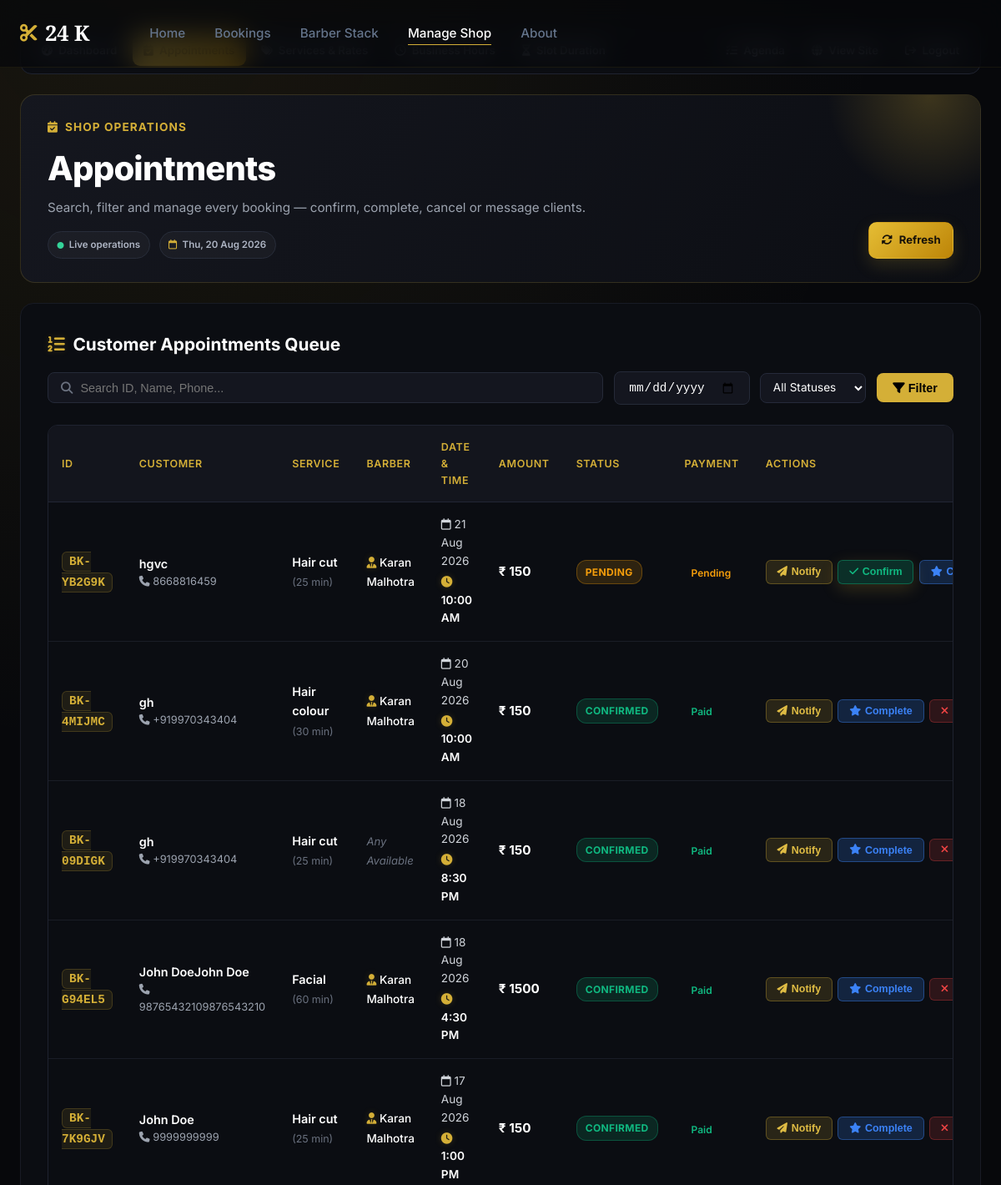
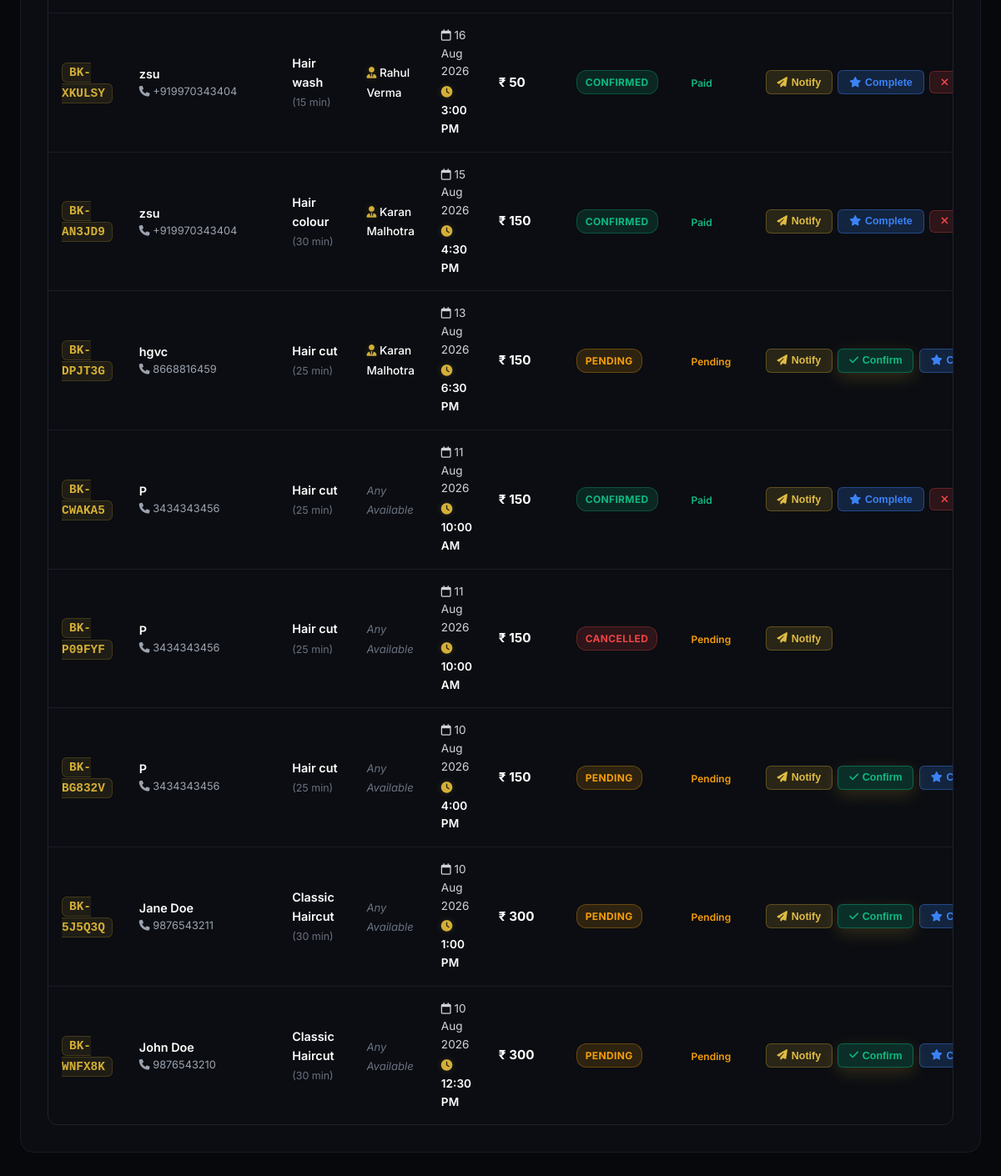
The app's page /dashboard/appointments/ (signed in) with its own data (2 pictures, top to bottom).
### booking/models.py (models this page shows, shortened)
class Booking(models.Model):
    STATUS_PENDING = 'PENDING'
    STATUS_CONFIRMED = 'CONFIRMED'
    STATUS_COMPLETED = 'COMPLETED'
    STATUS_CANCELLED = 'CANCELLED'
    STATUS_CHOICES = [
        (STATUS_PENDING, 'Pending'),
        (STATUS_CONFIRMED, 'Confirmed'),
        (STATUS_COMPLETED, 'Completed'),
        (STATUS_CANCELLED, 'Cancelled'),
    ]
    booking_id = models.CharField(max_length=20, unique=True, editable=False)
    user = models.ForeignKey(User, on_delete=models.SET_NULL, null=True, blank=True, related_name='bookings')
    service = models.ForeignKey(Service, on_delete=models.PROTECT, related_name='bookings')
    barber = models.ForeignKey(Barber, on_delete=models.SET_NULL, null=True, blank=True, related_name='bookings')
    booking_date = models.DateField()
    booking_time = models.TimeField()
    customer_name = models.CharField(max_length=100)
    customer_phone = models.CharField(max_length=20)
    customer_email = models.EmailField()
    special_request = models.TextField(blank=True)
    amount = models.DecimalField(max_digits=8, decimal_places=2)
    status = models.CharField(max_length=20, choices=STATUS_CHOICES, default=STATUS_PENDING)
    created_at = models.DateTimeField(auto_now_add=True)
    updated_at = models.DateTimeField(auto_now=True)
    class Meta:
        ordering = ['-created_at']
        indexes = [
            models.Index(fields=['booking_date', 'booking_time']),
            models.Index(fields=['user', 'status']),
            models.Index(fields=['booking_id']),
        ]

class Service(models.Model):
    CATEGORY_CHOICES = [
        ('MALE', 'Male Services'),
        ('FEMALE', 'Female Services'),
    ]
    name = models.CharField(max_length=100)
    category = models.CharField(max_length=20, choices=CATEGORY_CHOICES, default='MALE')
    description = models.TextField()
    price = models.DecimalField(max_digits=8, decimal_places=2)
    duration = models.PositiveIntegerField(help_text="Duration in minutes")
    image = models.ImageField(upload_to='services/', null=True, blank=True)
    icon = models.CharField(
        max_length=50,
        default='scissors',
        help_text="Font Awesome icon name (e.g. scissors, star, spa)"
    )
    is_active = models.BooleanField(default=True)
    sort_order = models.PositiveIntegerField(default=0)
    created_at = models.DateTimeField(auto_now_add=True)
    class Meta:
        ordering = ['sort_order', 'price']
        verbose_name = 'Service'
        verbose_name_plural = 'Services'

class Barber(models.Model):
    name = models.CharField(max_length=100)
    title = models.CharField(max_length=100, default='Master Barber')
    bio = models.TextField(blank=True, default='Expert in precision cuts, fades, and traditional hot towel grooming.')
    photo = models.ImageField(upload_to='barbers/', null=True, blank=True)
    avatar_icon = models.CharField(
        max_length=50,
        default='user-tie',
        help_text="Font Awesome icon name (e.g. user-tie, user-ninja, user-doctor, crown)"
    )
    specialties = models.CharField(max_length=200, default='Skin Fade, Beard Styling, Hair Design')
    rating = models.DecimalField(max_digits=3, decimal_places=1, default=4.9)
    experience_years = models.PositiveIntegerField(default=5)
    is_active = models.BooleanField(default=True)
    user = models.OneToOneField(
        User, on_delete=models.SET_NULL, null=True, blank=True,
        related_name='barber_profile',
        help_text="Optional shop account that signs this barber into their personal dashboard."
    )
    created_at = models.DateTimeField(auto_now_add=True)
    class Meta:
        ordering = ['name']
        verbose_name = 'Barber'
        verbose_name_plural = 'Barbers'

class Payment(models.Model):
    STATUS_PENDING = 'PENDING'
    STATUS_PAID = 'PAID'
    STATUS_FAILED = 'FAILED'
    STATUS_REFUNDED = 'REFUNDED'
    STATUS_CHOICES = [
        (STATUS_PENDING, 'Pending'),
        (STATUS_PAID, 'Paid'),
        (STATUS_FAILED, 'Failed'),
        (STATUS_REFUNDED, 'Refunded'),
    ]
    booking = models.OneToOneField(Booking, on_delete=models.CASCADE, related_name='payment')
    amount = models.DecimalField(max_digits=8, decimal_places=2)
    transaction_id = models.CharField(max_length=100, unique=True, null=True, blank=True)
    payment_method = models.CharField(max_length=50, default='MOCK')
    status = models.CharField(max_length=20, choices=STATUS_CHOICES, default=STATUS_PENDING)
    created_at = models.DateTimeField(auto_now_add=True)
    updated_at = models.DateTimeField(auto_now=True)
    class Meta:
        verbose_name = 'Payment'
        verbose_name_plural = 'Payments'

### booking/views.py (the view, shortened to what this page needs)
# urls.py: path('dashboard/appointments/', views.admin_appointments, name='admin_appointments'),
@barber_staff_required
def admin_appointments(request):
    today = timezone.localdate()
    status_filter = request.GET.get('status', 'ALL')
    search_q = request.GET.get('q', '').strip()
    date_filter = request.GET.get('date', '').strip()
    qs = Booking.objects.select_related('service', 'barber', 'payment').order_by('-booking_date', '-booking_time')
    if status_filter == 'TODAY':
        qs = qs.filter(booking_date=today)
    elif status_filter in [Booking.STATUS_PENDING, Booking.STATUS_CONFIRMED, Booking.STATUS_COMPLETED, Booking.STATUS_CANCELLED]:
        qs = qs.filter(status=status_filter)
    if date_filter:
        try:
            parsed_d = date.fromisoformat(date_filter)
            qs = qs.filter(booking_date=parsed_d)
        except ValueError:
            pass
    context = {
        'active_nav': 'appointments',
        'bookings': qs[:100],
        'status_filter': status_filter,
        'search_q': search_q,
        'date_filter': date_filter,
        'today': today,
    }
    return render(request, 'admin_appointments.html', context)

### booking/views.py (called while the page is built)
def barber_staff_required(view_func):
    @wraps(view_func)
    def _wrapped(request, *args, **kwargs):
        if not request.user.is_authenticated:
            return redirect_to_login(request.get_full_path())
        if not request.user.is_staff:
            raise PermissionDenied
        return view_func(request, *args, **kwargs)
    return _wrapped

### templates/admin_appointments.html (shortened to what this page needs)
{% extends 'base.html' %}
{% load static %}
{% block body_class %}barber-dashboard-page{% endblock %}
{% block content %}
<div class="admin-dashboard-wrapper">
  <div class="container">
    {% include 'admin_nav.html' %}
    <div class="dashboard-header" data-animate="fade-up">
      <div>
        <div class="dashboard-eyebrow"><i class="fa-solid fa-calendar-check"></i> Shop operations</div>
        <h1 class="dashboard-title">Appointments</h1>
        <p class="dashboard-subtitle">Search, filter and manage every booking — confirm, complete, cancel or message clients.</p>
        <div class="dashboard-header-meta">
          <span><i class="fa-solid fa-circle"></i> Live operations</span>
          <span><i class="fa-regular fa-calendar"></i> {{ today|date:"D, d M Y" }}</span>
        </div>
      </div>
      <div class="header-actions">
        <a href="{% url 'admin_appointments' %}" class="dashboard-header-button dashboard-header-button--primary">
          <i class="fa-solid fa-rotate"></i> Refresh
        </a>
      </div>
    </div>
    <div class="dashboard-section" data-animate="fade-up" data-delay="200">
      <div class="appointments-header">
        <div class="section-title-wrap" style="margin-bottom: 0;">
          <h2><i class="fa-solid fa-list-ol text-gold"></i> Customer Appointments Queue</h2>
        </div>
        <form method="GET" action="{% url 'admin_appointments' %}" class="admin-filter-form">
          <div class="filter-controls">
            <div class="search-input-wrap">
              <i class="fa-solid fa-magnifying-glass"></i>
              <input type="text" name="q" value="{{ search_q }}" placeholder="Search ID, Name, Phone..." />
            </div>
            <div class="date-input-wrap">
              <input type="date" name="date" value="{{ date_filter }}" />
            </div>
            <select name="status" class="admin-select-filter" onchange="this.form.submit()">
              <option value="ALL" {% if status_filter == 'ALL' %}selected{% endif %}>All Statuses</option>
            </select>
            <button type="submit" class="btn-filter"><i class="fa-solid fa-filter"></i> Filter</button>
          </div>
        </form>
      </div>
      <div class="table-responsive">
        <table class="admin-table">
          <thead>
            <tr>
              <th>ID</th>
              <th>Customer</th>
              <th>Service</th>
              <th>Barber</th>
              <th>Date & Time</th>
              <th>Amount</th>
              <th>Status</th>
              <th>Payment</th>
              <th>Actions</th>
            </tr>
          </thead>
          <tbody>
            {% for booking in bookings %}
            <tr>
              <td><span class="booking-id-tag">{{ booking.booking_id }}</span></td>
              <td>
                <div class="customer-info-box">
                  <span class="cust-name">{{ booking.customer_name }}</span>
                  <span class="cust-phone"><i class="fa-solid fa-phone"></i> {{ booking.customer_phone }}</span>
                </div>
              </td>
              <td>
                <span class="service-name-tag">{{ booking.service.name }}</span>
                <span class="service-dur">({{ booking.service.duration }} min)</span>
              </td>
              <td>
                {% if booking.barber %}
                  <span class="barber-assigned-tag"><i class="fa-solid fa-user-tie text-gold"></i> {{ booking.barber.name }}</span>
                {% else %}
                  <span class="barber-any-tag">Any Available</span>
                {% endif %}
              </td>
              <td>
                <div class="date-time-box">
                  <span class="b-date"><i class="fa-regular fa-calendar"></i> {{ booking.booking_date|date:"d M Y" }}</span>
                  <span class="b-time"><i class="fa-regular fa-clock text-gold"></i> {{ booking.booking_time|time:"g:i A" }}</span>
                </div>
              </td>
              <td><span class="amount-tag">₹ {{ booking.amount|floatformat:0 }}</span></td>
              <td><span class="status-badge status-{{ booking.status|lower }}">{{ booking.get_status_display }}</span></td>
              <td>
                {% if booking.payment %}
                  <span class="payment-badge pay-{{ booking.payment.status|lower }}">{{ booking.payment.get_status_display }}</span>
                {% else %}
                  <span class="payment-badge">—</span>
                {% endif %}
              </td>
              <td>
                <div class="action-buttons">
                  <button type="button" class="btn-action btn-notify" title="Send Message or WhatsApp Notification" onclick="openNotifyModal('{{ booking.booking_id }}', '{{ booking.customer_name|escapejs }}', '{{ booking.customer_phone|escapejs }}', '{{ booking.service.name|escapejs }}', '{{ booking.booking_date|date:"d M Y" }}', '{{ booking.booking_time|time:"g:i A" }}')">
                    <i class="fa-solid fa-paper-plane"></i> Notify
                  </button>
                  {% if booking.status != 'CONFIRMED' and booking.status != 'COMPLETED' and booking.status != 'CANCELLED' %}
                    <form action="{% url 'admin_update_status' booking.booking_id %}" method="POST" style="display:inline;">
                      <button type="submit" class="btn-action btn-confirm" title="Confirm Appointment"><i class="fa-solid fa-check"></i> Confirm</button>
                    </form>
                  {% endif %}
                  {% if booking.status != 'COMPLETED' and booking.status != 'CANCELLED' %}
                    <form action="{% url 'admin_update_status' booking.booking_id %}" method="POST" style="display:inline;">
                      <button type="submit" class="btn-action btn-complete" title="Mark Completed"><i class="fa-solid fa-star"></i> Complete</button>
                    </form>
                  {% endif %}
                  {% if booking.status != 'CANCELLED' and booking.status != 'COMPLETED' %}
                    <form action="{% url 'admin_update_status' booking.booking_id %}" method="POST" style="display:inline;">
                      <button type="submit" class="btn-action btn-cancel" title="Cancel Appointment" onclick="return confirm('Are you sure you want to cancel this booking?')"><i class="fa-solid fa-xmark"></i></button>
                    </form>
                  {% endif %}
                </div>
              </td>
            </tr>
            {% endfor %}
          </tbody>
        </table>
      </div>
    </div>
  </div>
</div>
{% endblock %}

### templates/admin_styles.html (style rules this page uses)
.admin-select-filter { background: #14161f; border: 1px solid #252a3a; border-radius: 8px; color: #fff; font-size: 0.85rem; font-family: inherit; padding: 0.5rem 0.65rem; }

### records on screen
Booking: booking_id "BK-YB2G9K", customer_name "hgvc", customer_phone "8668816459", service.name "Hair cut", service.duration "25", barber.name "Karan Malhotra", booking_date "21 Aug 2026", booking_time "10:00 AM", amount "150", status "PENDING", payment.status "Pending", shows "Confirm", shows "Complete"
Booking: booking_id "BK-4MIJMC", customer_name "gh", customer_phone "+919970343404", service.name "Hair colour", service.duration "30", barber.name "Karan Malhotra", booking_date "20 Aug 2026", booking_time "10:00 AM", amount "150", status "CONFIRMED", payment.status "Paid", shows "Complete"
Booking: booking_id "BK-09DIGK", customer_name "gh", customer_phone "+919970343404", service.name "Hair cut", service.duration "25", shows "Any Available", booking_date "18 Aug 2026", booking_time "8:30 PM", amount "150", status "CONFIRMED", payment.status "Paid", shows "Complete"
Booking: booking_id "BK-G94EL5", customer_name "John DoeJohn Doe", customer_phone "98765432109876543210", service.name "Facial", service.duration "60", barber.name "Karan Malhotra", booking_date "18 Aug 2026", booking_time "4:30 PM", amount "1500", status "CONFIRMED", payment.status "Paid", shows "Complete"
Booking: booking_id "BK-7K9GJV", customer_name "John Doe", customer_phone "9999999999", service.name "Hair cut", service.duration "25", barber.name "Karan Malhotra", booking_date "17 Aug 2026", booking_time "1:00 PM", amount "150", status "CONFIRMED", payment.status "Paid", shows "Complete"
Booking: booking_id "BK-XKULSY", customer_name "zsu", customer_phone "+919970343404", service.name "Hair wash", service.duration "15", barber.name "Rahul Verma", booking_date "16 Aug 2026", booking_time "3:00 PM", amount "50", status "CONFIRMED", payment.status "Paid", shows "Complete"
Booking: booking_id "BK-AN3JD9", customer_name "zsu", customer_phone "+919970343404", service.name "Hair colour", service.duration "30", barber.name "Karan Malhotra", booking_date "15 Aug 2026", booking_time "4:30 PM", amount "150", status "CONFIRMED", payment.status "Paid", shows "Complete"
Booking: booking_id "BK-DPJT3G", customer_name "hgvc", customer_phone "8668816459", service.name "Hair cut", service.duration "25", barber.name "Karan Malhotra", booking_date "13 Aug 2026", booking_time "6:30 PM", amount "150", status "PENDING", payment.status "Pending", shows "Confirm", shows "Complete"
Booking: booking_id "BK-CWAKA5", customer_name "P", customer_phone "3434343456", service.name "Hair cut", service.duration "25", shows "Any Available", booking_date "11 Aug 2026", booking_time "10:00 AM", amount "150", status "CONFIRMED", payment.status "Paid", shows "Complete"
Booking: booking_id "BK-P09FYF", customer_name "P", customer_phone "3434343456", service.name "Hair cut", service.duration "25", shows "Any Available", booking_date "11 Aug 2026", booking_time "10:00 AM", amount "150", status "CANCELLED", payment.status "Pending"
Booking: booking_id "BK-BG832V", customer_name "P", customer_phone "3434343456", service.name "Hair cut", service.duration "25", shows "Any Available", booking_date "10 Aug 2026", booking_time "4:00 PM", amount "150", status "PENDING", payment.status "Pending", shows "Confirm", shows "Complete"
Booking: booking_id "BK-5J5Q3Q", customer_name "Jane Doe", customer_phone "9876543211", service.name "Classic Haircut", service.duration "30", shows "Any Available", booking_date "10 Aug 2026", booking_time "1:00 PM", amount "300", status "PENDING", payment.status "Pending", shows "Confirm", shows "Complete"
Booking: booking_id "BK-WNFX8K", customer_name "John Doe", customer_phone "9876543210", service.name "Classic Haircut", service.duration "30", shows "Any Available", booking_date "10 Aug 2026", booking_time "12:30 PM", amount "300", status "PENDING", payment.status "Pending", shows "Confirm", shows "Complete"

### other values on screen
{{ today|date:"D, d M Y" }} "Thu, 20 Aug 2026"
